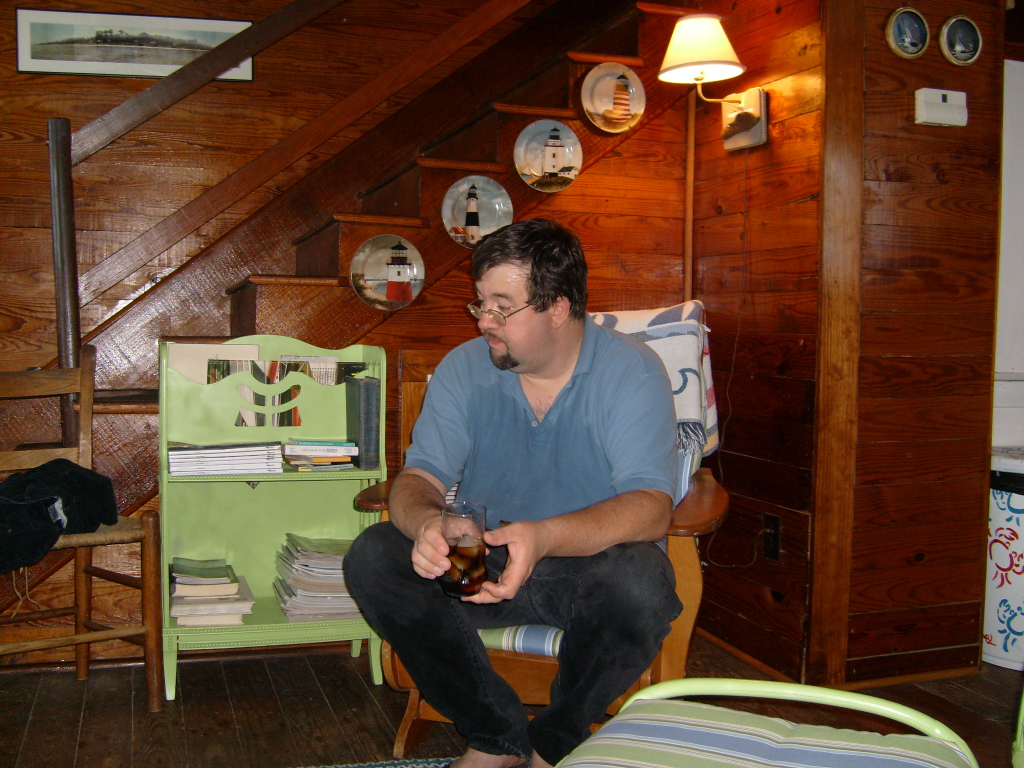
#> input picture scripts/migration/forged_ssot_test.jpg, 3072 x 2304 px (shown at 1/3 size)
$ python cv_forge.py forged_ssot_test.jpg 20230403_04.jpg 20230403_04.jpg
#> lines starting #> are read from the running program, lines starting #| are printed output that depends on the picture
import cv2
import numpy as np
import sys

def align_and_crop(master_path, proxy_path, output_path):
#> called with master_path = 'forged_ssot_test.jpg', proxy_path = '20230403_04.jpg', output_path = '20230403_04.jpg'
    print(f"Loading master: {master_path}")
    master = cv2.imread(master_path)
#> master is the input picture: shape (2304, 3072, 3); mean B, G, R 46.4, 65.6, 95.9
    print(f"Loading proxy: {proxy_path}")
    proxy = cv2.imread(proxy_path)
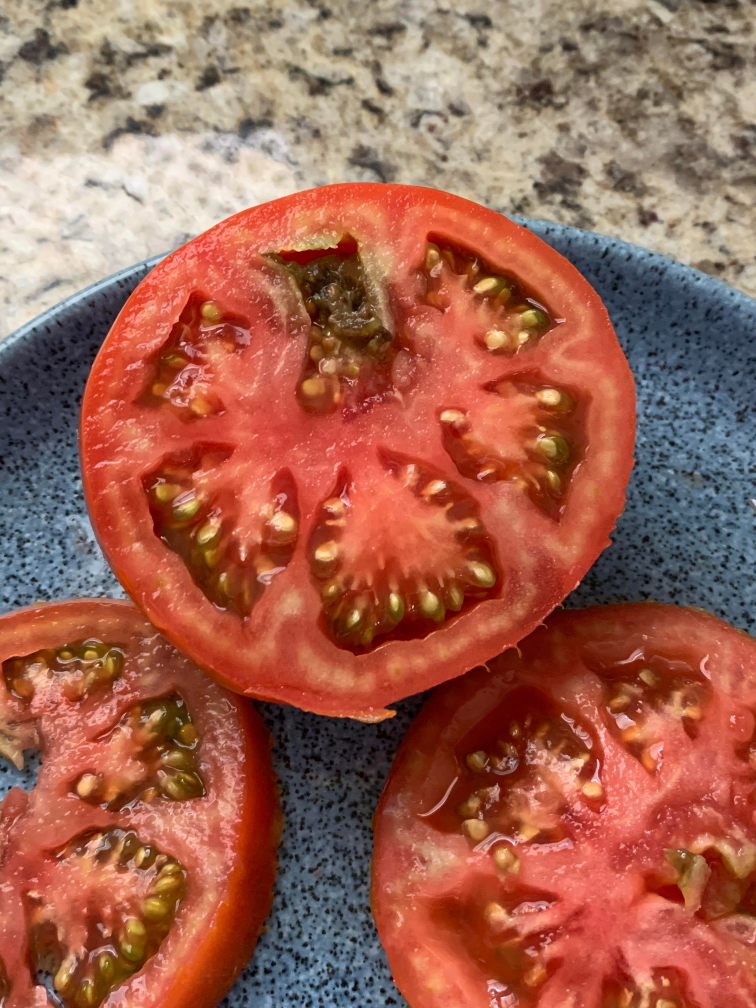
#> input picture scripts/migration/20230403_04.jpg, 3024 x 4032 px (shown at 1/4 size)
#> proxy is the input picture: shape (4032, 3024, 3); mean B, G, R 81.6, 99.3, 160.5

    if master is None or proxy is None:
        print("Error: Could not load one of the images.")
        return False

    # Convert to grayscale for feature matching
    master_gray = cv2.cvtColor(master, cv2.COLOR_BGR2GRAY)
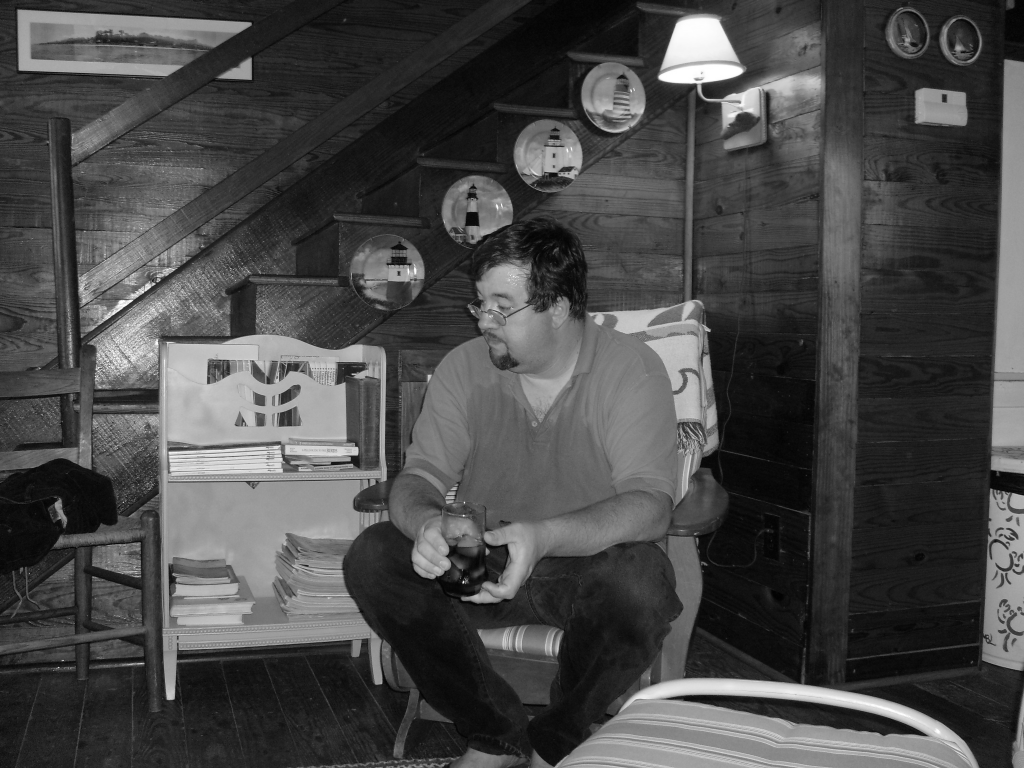
#> master_gray: shape (2304, 3072) (shown at 1/3 size); min 0, max 255, mean 72.5
    proxy_gray = cv2.cvtColor(proxy, cv2.COLOR_BGR2GRAY)
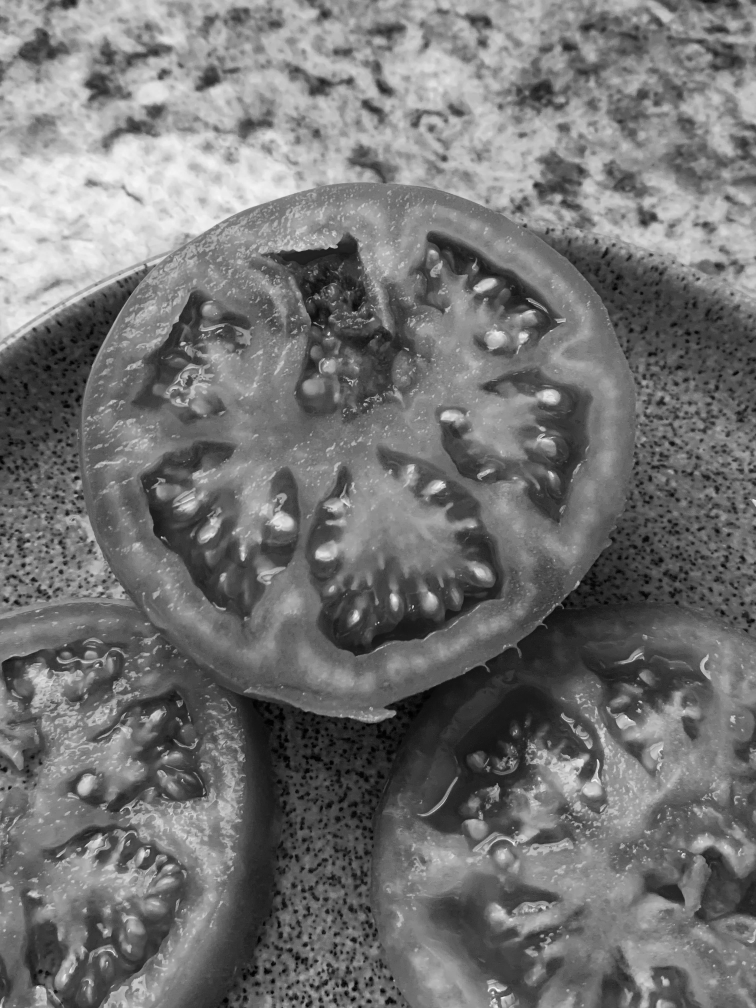
#> proxy_gray: shape (4032, 3024) (shown at 1/4 size); min 0, max 254, mean 115.6

    # Use ORB to find keypoints and descriptors
    orb = cv2.ORB_create(5000)
    kp1, des1 = orb.detectAndCompute(proxy_gray, None)
#> kp1 = 5000 keypoints; strongest (x, y, size): (1513, 2491, 44.6), (1652, 2422, 37.2), (1514, 2488, 37.2), (1515, 2488, 44.6)
    kp2, des2 = orb.detectAndCompute(master_gray, None)
#> kp2 = 5000 keypoints; strongest (x, y, size): (1389, 1749, 31), (1391, 1745, 31), (1388, 1748, 37.2), (1390, 1743, 31)

    # Match features
    matcher = cv2.BFMatcher(cv2.NORM_HAMMING, crossCheck=True)
    matches = matcher.match(des1, des2)
#> matches = 1032 matches
    matches = sorted(matches, key=lambda x: x.distance)

    # Extract top 20% of matches
    num_good_matches = int(len(matches) * 0.2)
#> num_good_matches = 206
    matches = matches[:num_good_matches]
#> matches = 206 matches

    if len(matches) < 4:
        print("Not enough matches to calculate homography.")
        return False

    # Extract point coordinates
    points1 = np.zeros((len(matches), 2), dtype=np.float32)
#> points1 = 206 pairs, first value 0 to 0, second value 0 to 0
    points2 = np.zeros((len(matches), 2), dtype=np.float32)
#> points2 = 206 pairs, first value 0 to 0, second value 0 to 0

    for i, match in enumerate(matches):
        points1[i, :] = kp1[match.queryIdx].pt
        points2[i, :] = kp2[match.trainIdx].pt
#> after the loop, points1 = 206 pairs, first value 183.6 to 2940.4, second value 977 to 3984; points2 = 206 pairs, first value 57.6 to 2972.2, second value 137.4 to 2096.6

    # Find the transformation matrix from proxy to master
    # Since we want to crop the master TO the proxy's view, we map proxy bounds to master
    h, mask = cv2.findHomography(points1, points2, cv2.RANSAC)
#> h = [[1.77, -0.943, -961.9], [1.39, -1.07, 610.7], [0.00106, -0.00103, 1]]; mask = 206 values, max 1 at index 43, min 0 at index 0, mean 0.0291

    # Get the bounding box of the proxy image
    h_proxy, w_proxy = proxy.shape[:2]
#> h_proxy = 4032; w_proxy = 3024
    proxy_corners = np.float32([[0, 0], [w_proxy, 0], [w_proxy, h_proxy], [0, h_proxy]]).reshape(-1, 1, 2)

    # Map proxy corners to master coordinates
    mapped_corners = cv2.perspectiveTransform(proxy_corners, h)
#> mapped_corners = [[-961.9, 610.7], [1043.1, 1146.7], [9202.1, 7765.6], [1516.9, 1183.7]]

    # Calculate bounding box in master
    x_min = int(np.min(mapped_corners[:, 0, 0]))
#> x_min = -961
    x_max = int(np.max(mapped_corners[:, 0, 0]))
#> x_max = 9202
    y_min = int(np.min(mapped_corners[:, 0, 1]))
#> y_min = 610
    y_max = int(np.max(mapped_corners[:, 0, 1]))
#> y_max = 7765

    # Ensure bounds are within master image
    x_min = max(0, x_min)
#> x_min = 0
    y_min = max(0, y_min)
    x_max = min(master.shape[1], x_max)
#> x_max = 3072
    y_max = min(master.shape[0], y_max)
#> y_max = 2304

    print(f"Computed Crop Bounds in High-Res Master: X[{x_min}:{x_max}] Y[{y_min}:{y_max}]")
#| Computed Crop Bounds in High-Res Master: X[0:3072] Y[610:2304]

    # Crop the high-res master
    cropped_master = master[y_min:y_max, x_min:x_max]
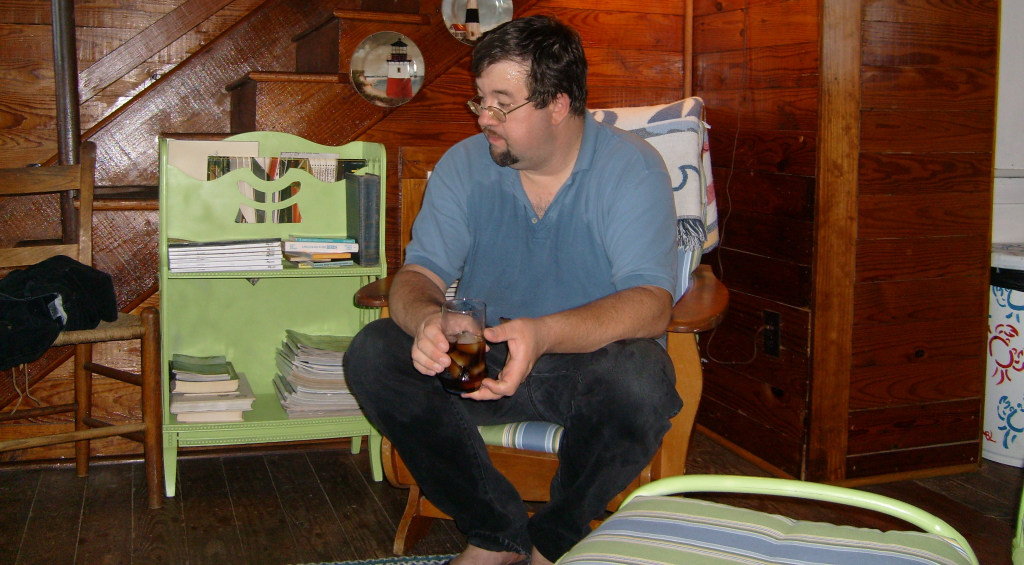
#> cropped_master: shape (1694, 3072, 3) (shown at 1/3 size); mean B, G, R 53.4, 70.6, 94.6

    # Resize if we want it to perfectly match proxy dims, or keep native resolution
    # We will keep native high resolution!

    cv2.imwrite(output_path, cropped_master)
    print(f"âœ… Saved perfectly cropped High-Res master to: {output_path}")
    return True

if __name__ == "__main__":
    if len(sys.argv) < 4:
        print("Usage: python cv_forge.py <master> <proxy> <output>")
        sys.exit(1)

    align_and_crop(sys.argv[1], sys.argv[2], sys.argv[3])
